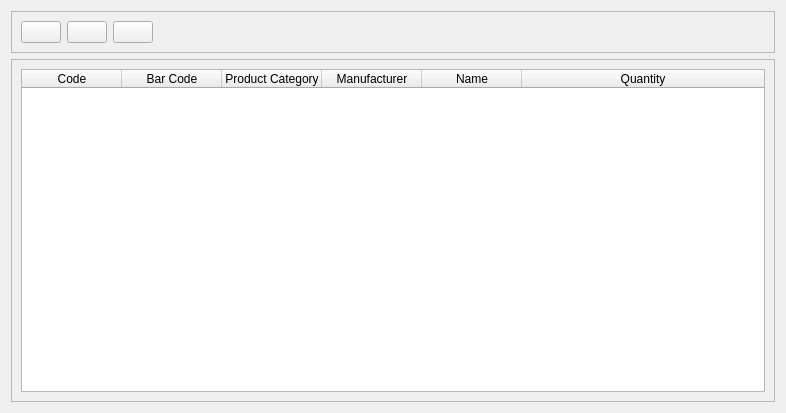
<?xml version="1.0" encoding="UTF-8"?>
<ui version="4.0">
 <class>ProductsListView</class>
 <widget class="QWidget" name="ProductsListView">
  <property name="geometry">
   <rect>
    <x>0</x>
    <y>0</y>
    <width>786</width>
    <height>413</height>
   </rect>
  </property>
  <property name="windowTitle">
   <string>Manage Products</string>
  </property>
  <layout class="QVBoxLayout" name="verticalLayout_2">
   <item>
    <widget class="QFrame" name="frame">
     <property name="frameShape">
      <enum>QFrame::StyledPanel</enum>
     </property>
     <property name="frameShadow">
      <enum>QFrame::Raised</enum>
     </property>
     <layout class="QHBoxLayout" name="horizontalLayout">
      <item>
       <widget class="QPushButton" name="addProductPushButton">
        <property name="toolTip">
         <string>Add new product</string>
        </property>
        <property name="text">
         <string/>
        </property>
        <property name="icon">
         <iconset resource="../../images.qrc">
          <normaloff>:/images/manufacturers/add_manufacturer.png</normaloff>:/images/manufacturers/add_manufacturer.png</iconset>
        </property>
        <property name="iconSize">
         <size>
          <width>40</width>
          <height>40</height>
         </size>
        </property>
       </widget>
      </item>
      <item>
       <widget class="QPushButton" name="editProductPushButton">
        <property name="toolTip">
         <string>Edit product</string>
        </property>
        <property name="text">
         <string/>
        </property>
        <property name="icon">
         <iconset resource="../../images.qrc">
          <normaloff>:/images/manufacturers/edit_manufacturer.png</normaloff>:/images/manufacturers/edit_manufacturer.png</iconset>
        </property>
        <property name="iconSize">
         <size>
          <width>40</width>
          <height>40</height>
         </size>
        </property>
       </widget>
      </item>
      <item>
       <widget class="QPushButton" name="removeProductPushButton">
        <property name="toolTip">
         <string>Remove product</string>
        </property>
        <property name="text">
         <string/>
        </property>
        <property name="icon">
         <iconset resource="../../images.qrc">
          <normaloff>:/images/manufacturers/remove_manufacturer.png</normaloff>:/images/manufacturers/remove_manufacturer.png</iconset>
        </property>
        <property name="iconSize">
         <size>
          <width>40</width>
          <height>40</height>
         </size>
        </property>
       </widget>
      </item>
      <item>
       <spacer name="horizontalSpacer">
        <property name="orientation">
         <enum>Qt::Horizontal</enum>
        </property>
        <property name="sizeHint" stdset="0">
         <size>
          <width>302</width>
          <height>20</height>
         </size>
        </property>
       </spacer>
      </item>
     </layout>
    </widget>
   </item>
   <item>
    <widget class="QFrame" name="frame_2">
     <property name="frameShape">
      <enum>QFrame::StyledPanel</enum>
     </property>
     <property name="frameShadow">
      <enum>QFrame::Raised</enum>
     </property>
     <layout class="QVBoxLayout" name="verticalLayout">
      <item>
       <widget class="QTableWidget" name="productsTableWidget">
        <property name="editTriggers">
         <set>QAbstractItemView::NoEditTriggers</set>
        </property>
        <property name="selectionMode">
         <enum>QAbstractItemView::SingleSelection</enum>
        </property>
        <property name="selectionBehavior">
         <enum>QAbstractItemView::SelectRows</enum>
        </property>
        <attribute name="horizontalHeaderStretchLastSection">
         <bool>true</bool>
        </attribute>
        <column>
         <property name="text">
          <string>Code</string>
         </property>
        </column>
        <column>
         <property name="text">
          <string>Bar Code</string>
         </property>
        </column>
        <column>
         <property name="text">
          <string>Product Category</string>
         </property>
        </column>
        <column>
         <property name="text">
          <string>Manufacturer</string>
         </property>
        </column>
        <column>
         <property name="text">
          <string>Name</string>
         </property>
        </column>
        <column>
         <property name="text">
          <string>Quantity</string>
         </property>
        </column>
       </widget>
      </item>
     </layout>
    </widget>
   </item>
  </layout>
 </widget>
 <resources>
  <include location="../../images.qrc"/>
 </resources>
 <connections/>
</ui>
